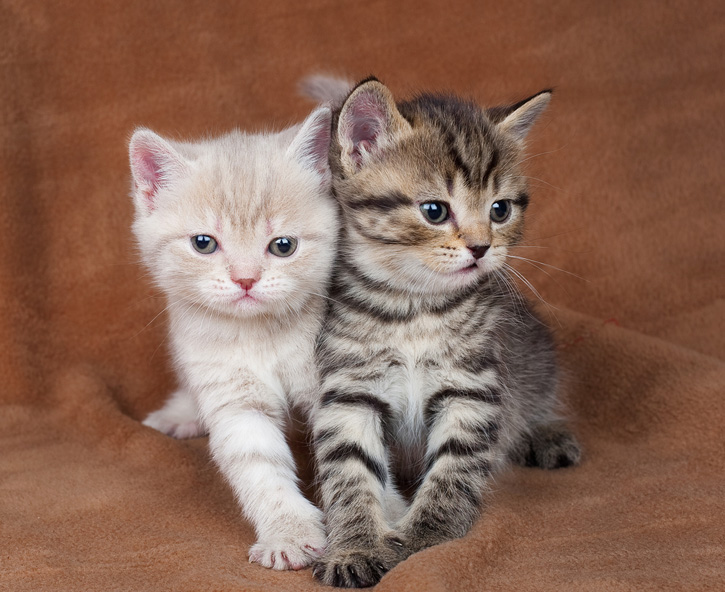
#> input picture Image_Segmentation/Image/cat.jpg, 725 x 592 px, found by its file name
$ python main.py
#> lines starting #> are read from the running program, lines starting #| are printed output that depends on the picture; after the words box and inside, x2 and y2 are one past the last pixel; in counts of white or black regions, pixels touching at a corner belong together
# -*- coding: utf-8 -*-
"""
Created on Mon Nov 15 00:20:49 2021

@author: punit
"""

#imports
import numpy as np
import cv2
import matplotlib.pyplot as plt
from sklearn.mixture import GaussianMixture as GMM


def resize_image(img,Scale):
    """Reshape the image to the scale of the image"""
    #new width
    width = int(data_img.shape[1] * Scale/ 100)

    #new height
    height = int(data_img.shape[0] * Scale/ 100)

    #new dimension
    dimension = (width, height)

    # return resized new image
    return cv2.resize(img, dimension, interpolation = cv2.INTER_AREA)

#variables
Name = "cat"
File_Name = Name+".jpg"
Result_Name = Name+"-Segmented.jpg"


#import image
data_img = cv2.imread("image/"+File_Name,cv2.IMREAD_COLOR)
#> data_img is the input picture: shape (592, 725, 3); mean B, G, R 86.5, 102.7, 136.9

#resized image
new_img = resize_image(data_img, 30)
#> in resize_image, `return cv2.resize(img, dimension, interpolation = cv2.INTER_AREA)`:
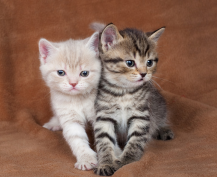
#> returned value: shape (177, 217, 3); mean of channels 0, 1, 2 86.5, 102.7, 136.9; drawn as B, G, R


#image resize to lower-dimension for segentation
res_image = new_img.reshape((-1,3))


#implement the model
#coavriance_type can be used a.tied, b.full, c.diag, d. spherical
n_comp = 2
seg_model = GMM(n_components=n_comp,covariance_type="full")

#fit the  resahped image
seg_model.fit(res_image)

#prdicted labels of gmm
seg_labels = seg_model.predict(res_image)
print(seg_labels.shape)
#| (38409,)

seg_temp = seg_labels

#size of the image
Shape = new_img.shape
#> Shape = (177, 217, 3)
print("Shape of the resized image : ",Shape)
#| Shape of the resized image :  (177, 217, 3)

image_segmented = seg_labels.reshape(Shape[0],Shape[1])
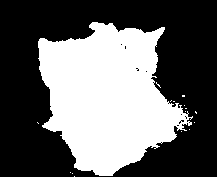
#> image_segmented: shape (177, 217) int64; values 0 (black) and 1 (white), 39.6% white; 16 white regions (15 under 20 px), largest, box (x1, y1, x2, y2) and area: (38, 22, 193, 176) 15190


#copy resize image
for i in range(n_comp):
    temp = res_image.copy()
    for j in range(len(seg_temp)):

        if(seg_temp[j]==i):
            temp[j] = np.array([255,255,255])
    temp = np.reshape(temp,(Shape[0],Shape[1],3))
    cv2.imshow(Name+str(i),temp)
    cv2.imwrite("Result/"+Name+str(i)+".jpg",temp)
#> this loop made 2 passes
#> pass 1, `temp = np.reshape(temp,(Shape[0],Shape[1],3))`:
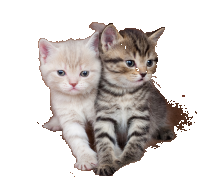
#> temp: shape (177, 217, 3); mean of channels 0, 1, 2 205.9, 208.2, 213.6; drawn as B, G, R
#> pass 2, `temp = np.reshape(temp,(Shape[0],Shape[1],3))`:
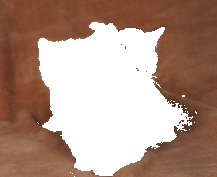
#> temp: shape (177, 217, 3); mean of channels 0, 1, 2 135.6, 149.5, 178.3; drawn as B, G, R

#plot
plt.imshow(image_segmented)


#save file
plt.tight_layout()
plt.savefig("Result/"+Result_Name,dpi = 500, bbox_inches = 'tight')
plt.show()


#read stored file
Data = cv2.imread("Result/"+Result_Name,0)
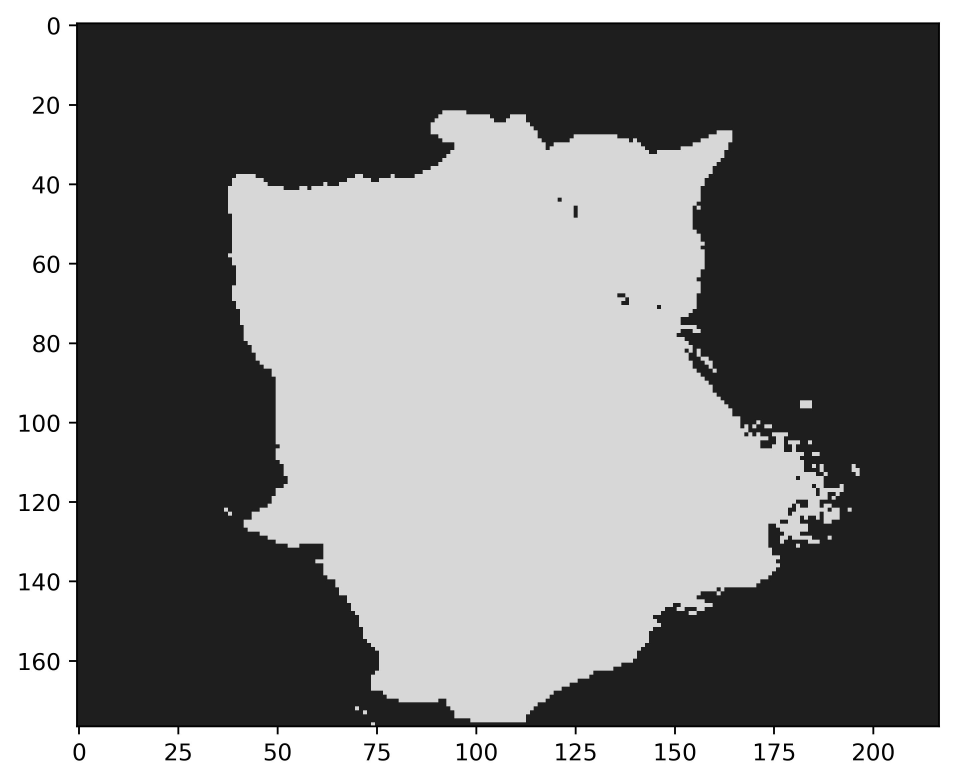
#> Data: shape (2345, 2866) (shown at 1/3 size); min 0, max 255, mean 129.6
Data = resize_image(Data,60)
#> call 2 of resize_image, with Scale = 60
#> in resize_image (call 2), `return cv2.resize(img, dimension, interpolation = cv2.INTER_AREA)`:
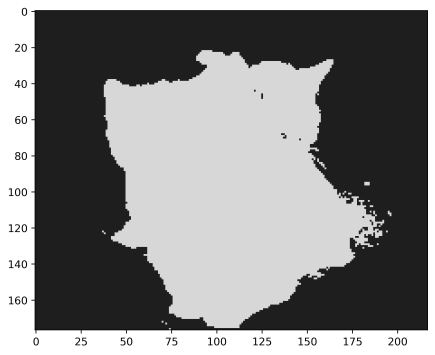
#> returned value: shape (355, 435); min 4, max 255, mean 129.6

# show image
cv2.imshow("Resized-Tiger",new_img)
cv2.imshow("Segemented-image",Data)
cv2.waitKey(0)
cv2.destroyAllWindows()

$ run again, with Image_Segmentation/Image/Tiger.jpg copied over Image_Segmentation/Image/cat.jpg
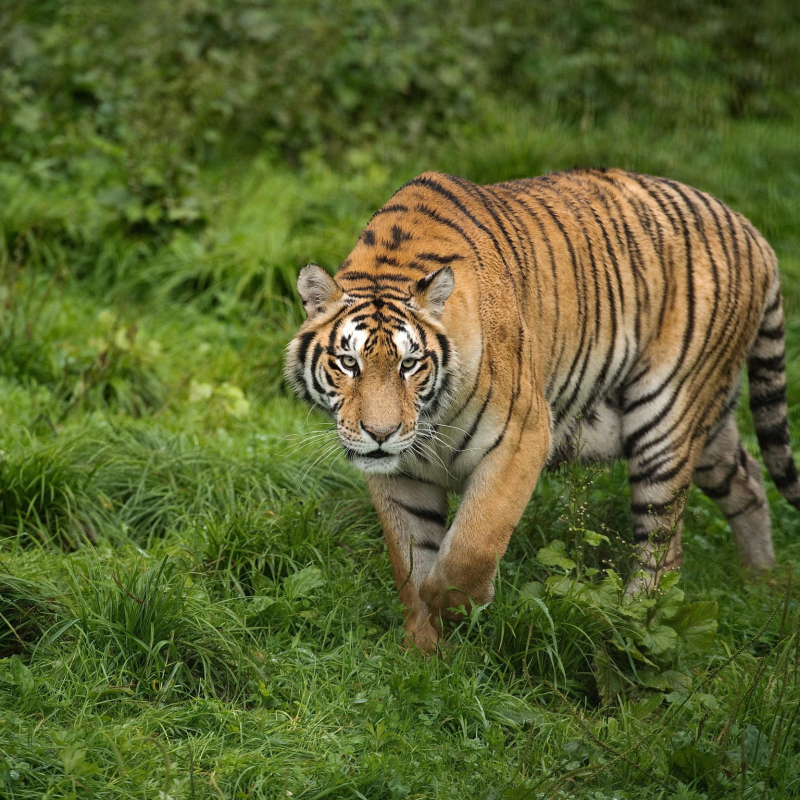
#> input picture Image_Segmentation/Image/Tiger.jpg, 1600 x 1600 px, found by its file name (shown at 1/2 size)
#> data_img is the input picture: shape (1600, 1600, 3); mean B, G, R 47.2, 99.9, 90.1
#| (230400,)
#| Shape of the resized image :  (480, 480, 3)
#> `image_segmented = seg_labels.reshape(Shape[0],Shape[1])`:
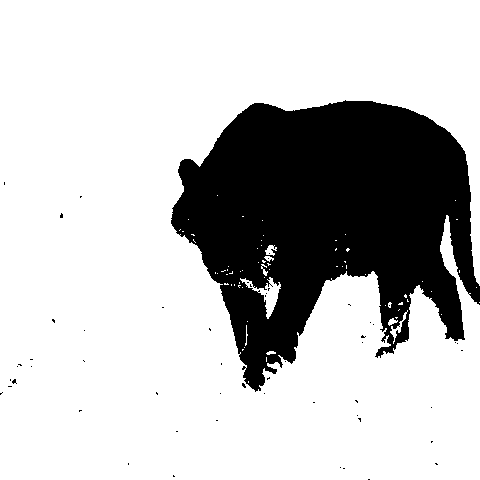
#> image_segmented: shape (480, 480) int64; values 0 (black) and 1 (white), 76% white; 55 black regions (54 under 20 px), largest, box (x1, y1, x2, y2) and area: (171, 100, 480, 392) 55142
#> in resize_image (call 2), `return cv2.resize(img, dimension, interpolation = cv2.INTER_AREA)`:
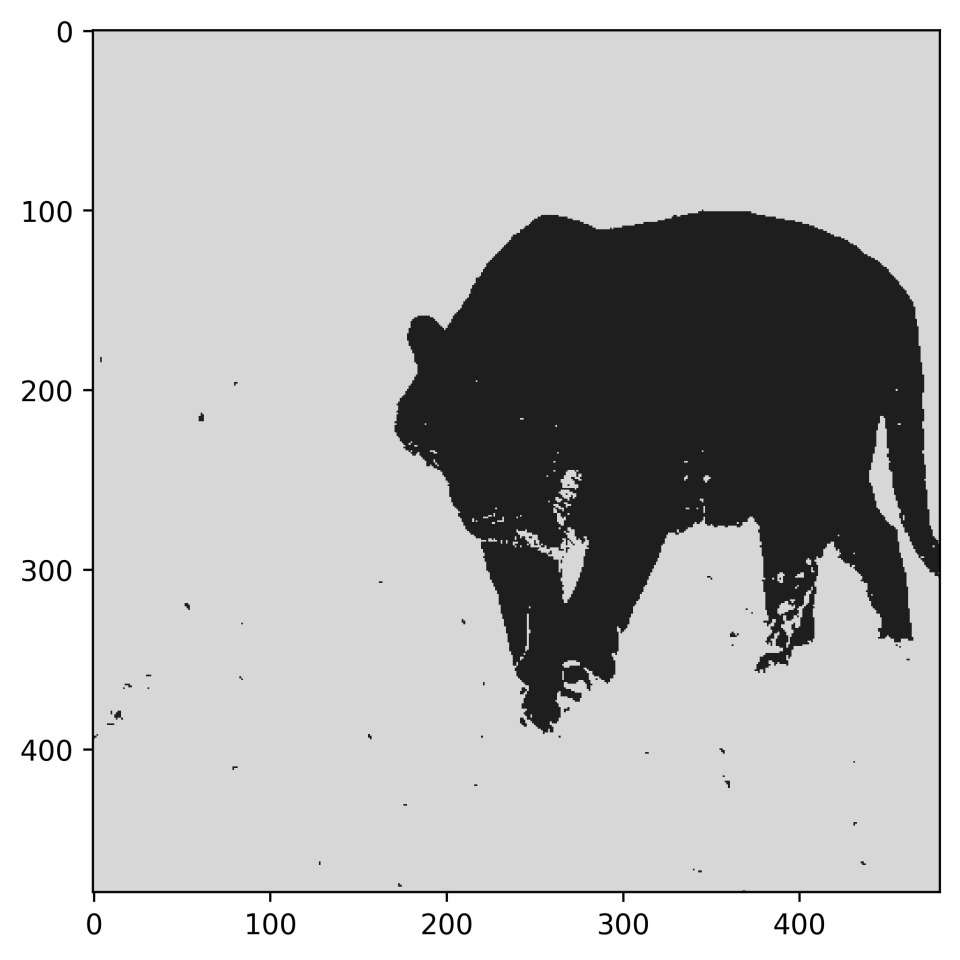
#> returned value: shape (960, 960); min 0, max 255, mean 185.2
